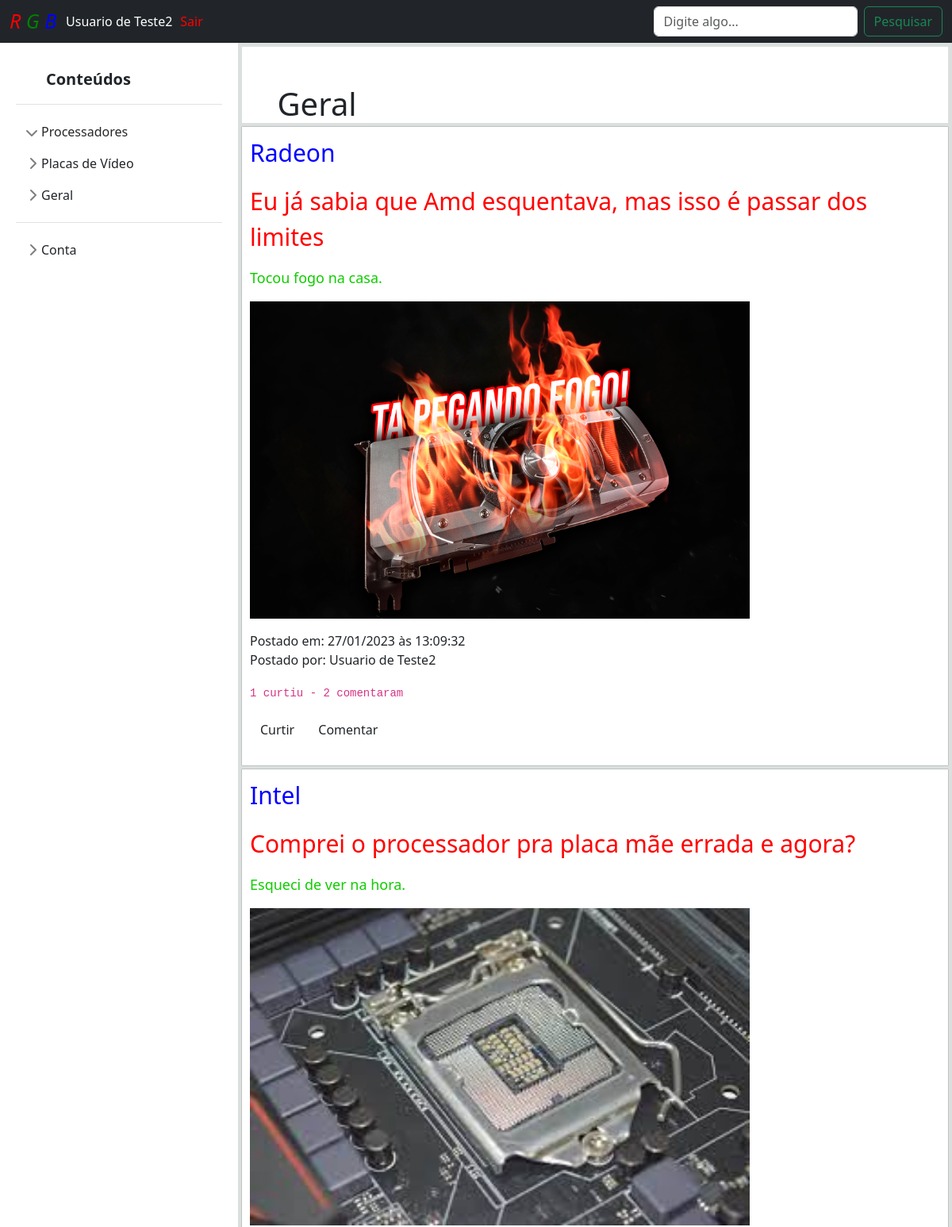
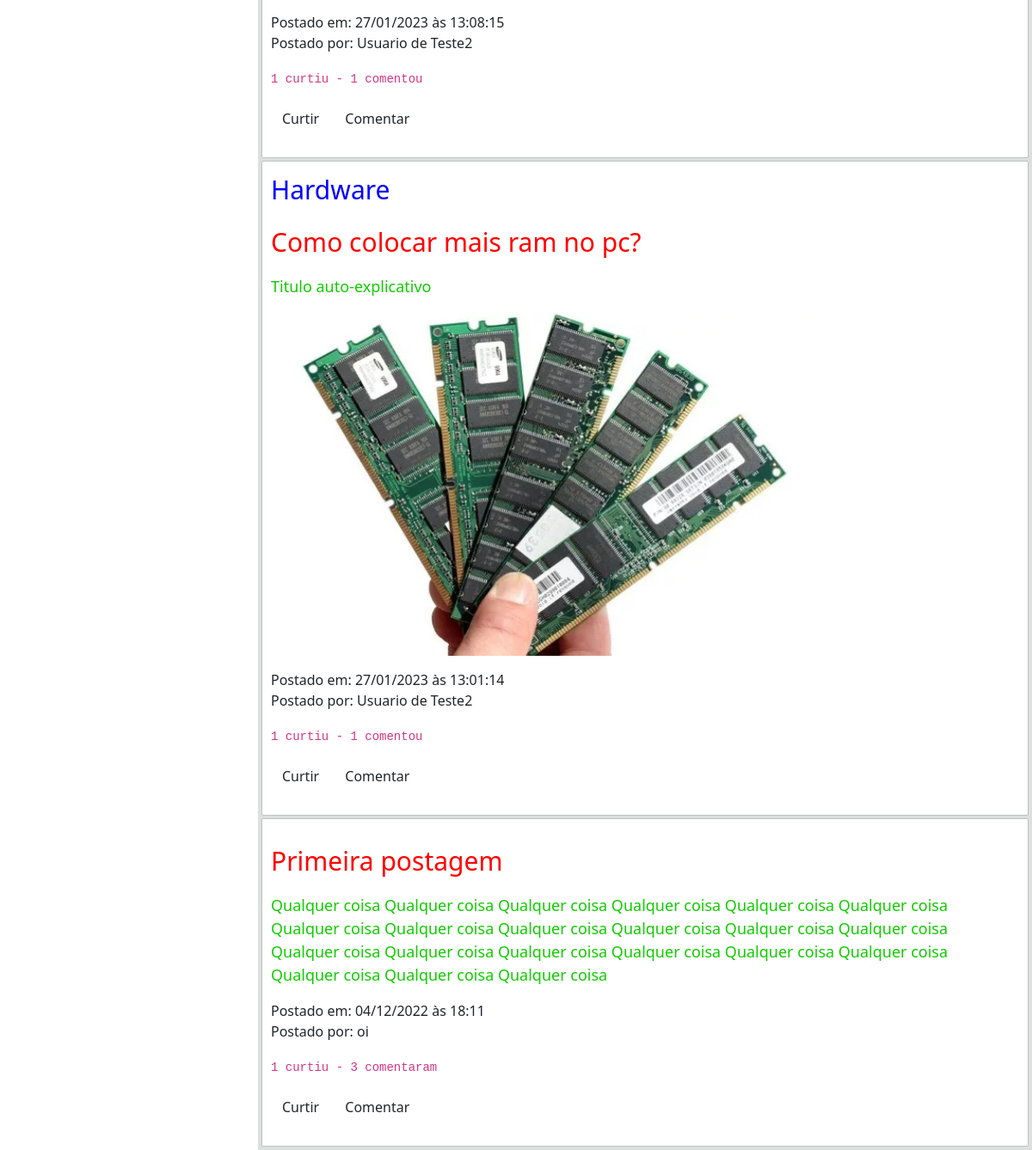
/index.php (signed in), run on the app's committed database (2 pictures, top to bottom).
### tables this page shows
CREATE TABLE `posts` (
  `id` int(20) NOT NULL,
  `titulo` varchar(200) NOT NULL,
  `descricao` text NOT NULL,
  `imagem` varchar(200) DEFAULT NULL,
  `data` varchar(200) DEFAULT NULL,
  `hora` varchar(200) DEFAULT NULL,
  `postador` varchar(200) DEFAULT NULL,
  `topico` varchar(50) DEFAULT NULL
);

CREATE TABLE `usuarios` (
  `id` int(11) NOT NULL,
  `nome` varchar(140) DEFAULT NULL,
  `email` varchar(140) NOT NULL,
  `senha` varchar(16) NOT NULL
);

### paginas/inicio.php (the view)
<div class="well well-sm">
<div class="banner barra-topo">
			  <h1 style="margin: 0% 5%; margin-down: 5%;"><br>Geral</h1>
		  </div>
    <?php
        include_once 'conexao.php';
        $seleciona = mysqli_query($mysqli, 'SELECT * FROM posts ORDER BY id DESC');
        $conta = mysqli_num_rows($seleciona);
        if($conta <= 0){
            echo "<code>Nehuma postagem cadastrada no banco de dados!";
        }else{
            while($row = mysqli_fetch_array($seleciona)){
                $id = $row['id'];
                $titulo = $row['titulo'];
                $descricao = $row['descricao'];
                $imagem = $row['imagem'];
                $data = $row['data'];
                $hora = $row['hora'];
                $postador = $row['postador'];
                $topico = $row['topico'];
                $sql = "SELECT * FROM usuarios WHERE nome = '$postador'";
                $query = mysqli_query($mysqli, $sql);
                $linha = mysqli_fetch_assoc($query);
                $selecionaCurtidas = mysqli_query($mysqli, "SELECT * FROM curtidas WHERE id_post = '$id'");
                $contaCurtidas = mysqli_num_rows($selecionaCurtidas);
                if($contaCurtidas == 1){
                    $contaCurtidas = $contaCurtidas." curtiu";
                }else if($contaCurtidas > 1){
                    $contaCurtidas = $contaCurtidas." curtiram";
                }
                $selecionaComentarios = mysqli_query($mysqli, "SELECT * FROM comentarios WHERE id_post = '$id'");
                $contaComentarios = mysqli_num_rows($selecionaComentarios);
                if($contaComentarios == 1){
                    $contaComentarios = $contaComentarios." comentou";
                }else if($contaComentarios > 1){
                    $contaComentarios = $contaComentarios." comentaram";
                }
        ?>
            <div id="panel" aling="left">
                <p><a href="?pagina=posts&id=<?php echo $id;?>" class="topico"><?php echo $topico;?></a></p>
                <p><a href="?pagina=posts&id=<?php echo $id;?>" class="titulo"><?php echo $titulo;?></a></p>
                <?php if($descricao != null){ ?><p class="descricao"><?php echo $descricao;?></p>
                    <?php } ?>
                <?php if($imagem != null){ ?><p><img src="<?php echo $imagem;?>" class="foto"/></p><?php } ?>
                <p><span class="glyphicon glyphicon-time" aria-hidden="true"></span> Postado em: <?php echo $data. " às ".$hora;?></br>
                <span class="glyphicon glyphicon-user" aria-hidden="true"></span> Postado por: <?php echo $linha['nome']; ?></p>
                <p><code><span class="glyphicon glyphicon-thumbs-up" aria-hidden="true"></span> <?php echo $contaCurtidas;?> -
                <span class="glyphicon glyphicon-comment" aria-hidden="true"></span><?php echo $contaComentarios;?></code></p>
                <p><a href="?pagina=curtir&id=<?php echo $id;?>" class="btn btn-default">
                <span class="glyphicon glyphicon-thumbs-up"></span> Curtir</a>
                <a href="?pagina=posts&id=<?php echo $id;?>" class="btn btn-default">
                <span class="glyphicon glyphicon-comment"></span> Comentar</a>
                </p>
            </div>
    <?php
            }
        }
    ?>
</div>

### css/style.css (style rules this page uses)
body { min-height: 100vh; min-height: -webkit-fill-available; }
html { height: -webkit-fill-available; }
* { margin: 0px; padding: 0px; }
#panel { margin-top: 5px; background-color: white; width: 100%; height: auto; padding: 10px; box-shadow: #333 0px 0px 1px; border-radius: 0px; }
.topico { font-size: 30px; color: blue; text-decoration: none; }
.titulo { font-size: 30px; color: red; text-decoration: none; }
.descricao { font-size: 18px; color: rgb(17, 204, 0); }
.foto { width: 630px; height: 400px; }
.banner { background-color: white; }
.pdf { background-color: rgb(219, 224, 223); }
.barra-topo { width: 100%; background-color: white; }
@media screen and (min-width: 850px) { .barra-topo { width: 100%; } }

### data on the page
posts: topico "Radeon", titulo "Eu já sabia que Amd esquentava, mas isso é passar dos limites", descricao "Tocou fogo na casa.", imagem (picture), data "27/01/2023", hora "13:09:32", usuarios.nome "Usuario de Teste2", contaCurtidas "1 curtiu", contaComentarios "2 comentaram"
posts: topico "Intel", titulo "Comprei o processador pra placa mãe errada e agora?", descricao "Esqueci de ver na hora.", imagem (picture), data "27/01/2023", hora "13:08:15", usuarios.nome "Usuario de Teste2", contaCurtidas "1 curtiu", contaComentarios "1 comentou"
posts: topico "Hardware", titulo "Como colocar mais ram no pc?", descricao "Titulo auto-explicativo", imagem (picture), data "27/01/2023", hora "13:01:14", usuarios.nome "Usuario de Teste2", contaCurtidas "1 curtiu", contaComentarios "1 comentou"
posts: titulo "Primeira postagem", descricao "Qualquer coisa Qualquer coisa Qualquer coisa Qualquer coisa Qualquer coisa Qualquer coisa Qualquer coisa Qualquer coisa Qualquer coisa Qualquer coisa Qualquer coisa Qualquer coisa Qualquer coisa Qualquer coisa Qualquer coisa Qualquer coisa Qualquer coisa Qualquer coisa Qualquer coisa Qualquer coisa Qualquer coisa", data "04/12/2022", hora "18:11", usuarios.nome "oi", contaCurtidas "1 curtiu", contaComentarios "3 comentaram"

### other printed values
$_SESSION['nome'] "Usuario de Teste2"
